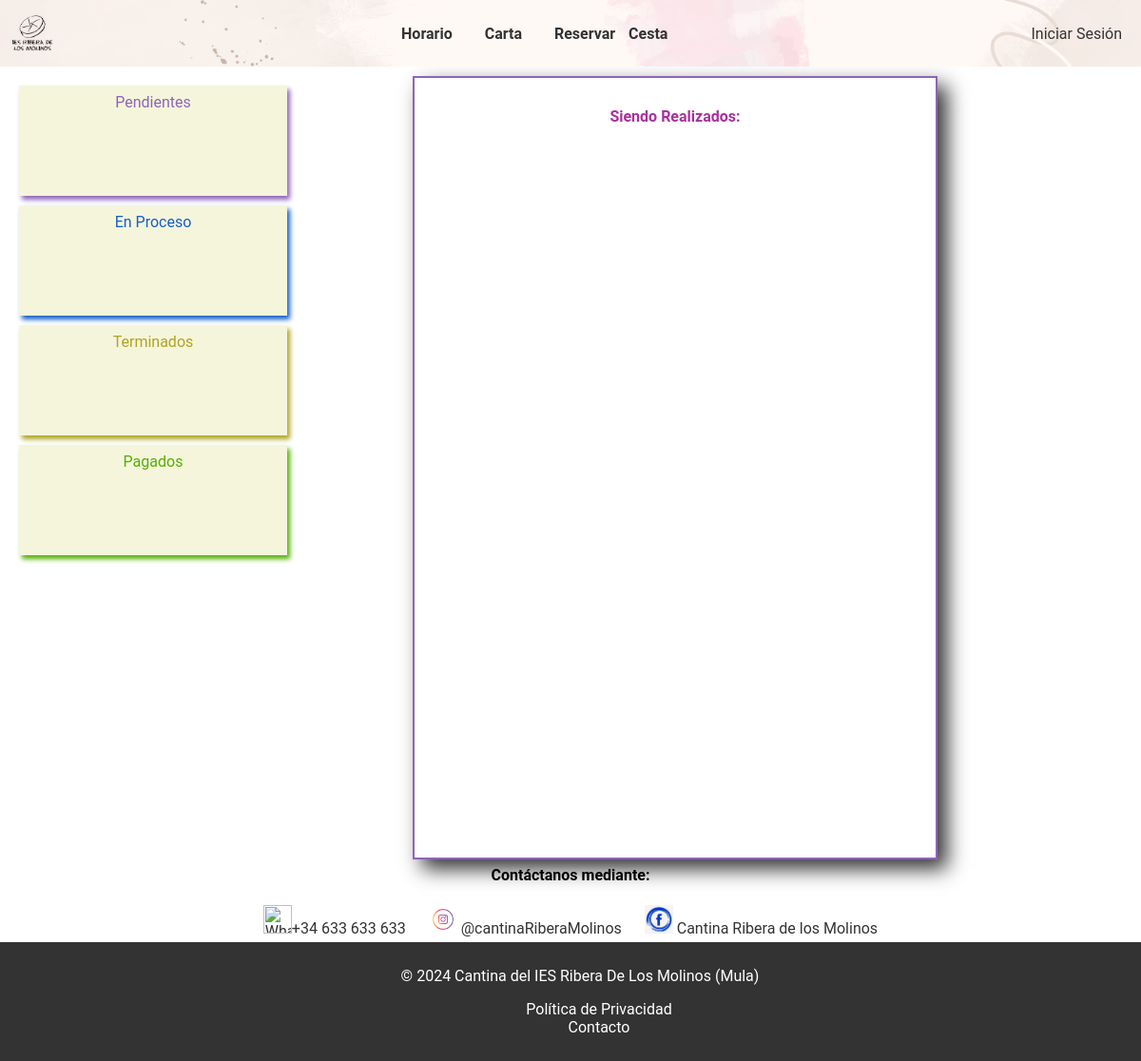
Before: /TFG/trabajador/Pedidos/proceso.php with the older database file.
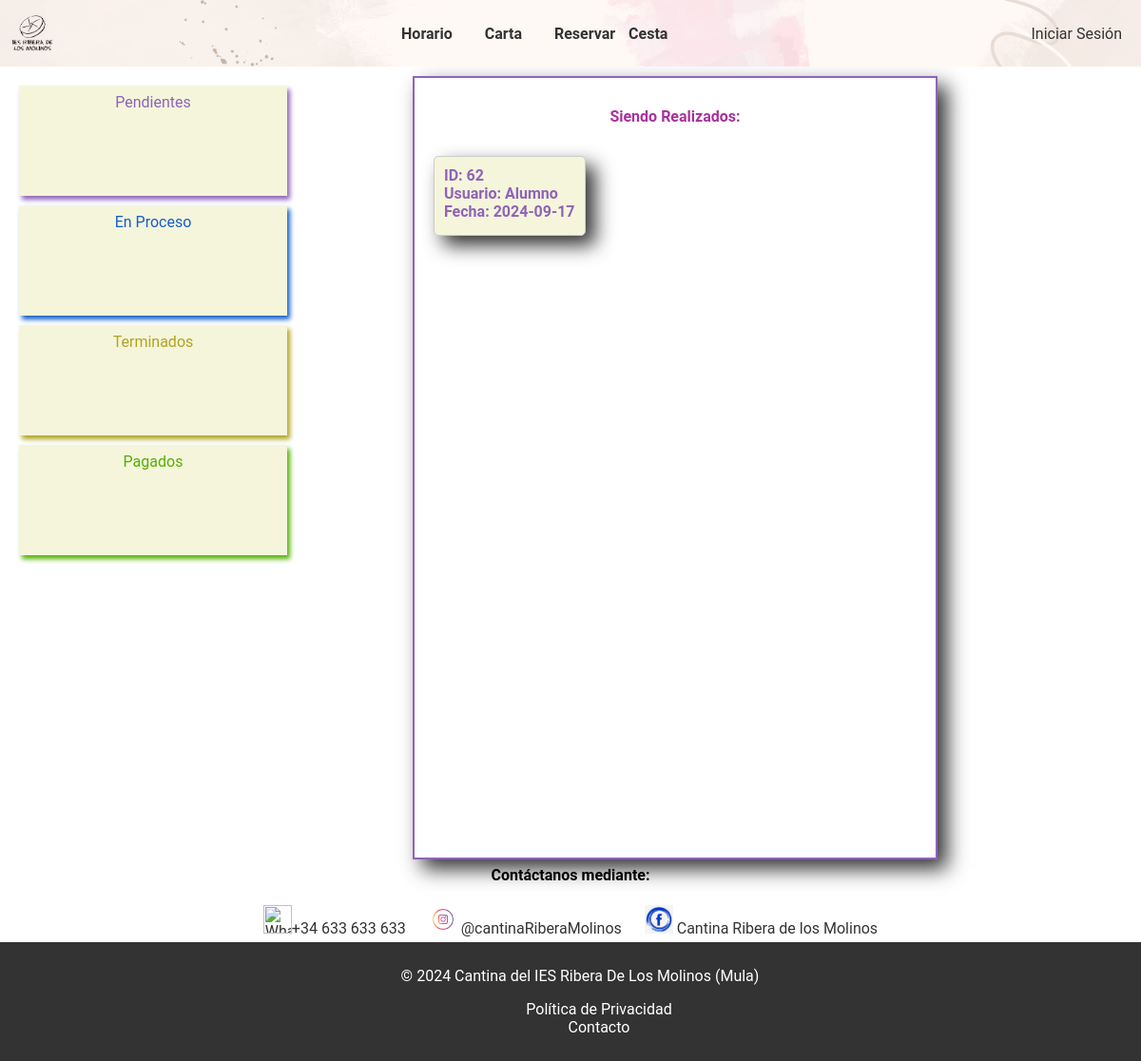
After: the same page with the newer database file.
### tables this page shows
CREATE TABLE `pedido` (
  `idPedido` int(11) NOT NULL,
  `idUsuario` int(11) NOT NULL,
  `fecha` date NOT NULL,
  `hora` time NOT NULL,
  `pagado` tinyint(1) NOT NULL,
  `realizado` tinyint(1) NOT NULL,
  `precioPedido` decimal(10,2) NOT NULL,
  `finalizado` tinyint(1) DEFAULT NULL,
  `horaRecogida` varchar(50) DEFAULT NULL,
  `siendoRealizado` tinyint(1) DEFAULT NULL
);

CREATE TABLE `usuario` (
  `idUsuario` int(11) NOT NULL,
  `nombre` varchar(200) NOT NULL,
  `apellidos` varchar(200) NOT NULL,
  `correo` varchar(200) NOT NULL,
  `contrasena` varchar(64) NOT NULL,
  `telefono` int(11) NOT NULL,
  `tipo` varchar(10) NOT NULL
);

### TFG/db/bd.inc.php (called while the page is built, shortened)
<?php
function conectar() {
    try {
        $host = "localhost";
        $basedatos = "tfg";
        $usuario = "root";
        $password = "";
        return new PDO("mysql:host=$host;dbname=$basedatos", $usuario, $password);
    } catch (PDOException $e) {
        echo $e->getMessage();
    }
}
function obtenerNombreUsuario($idUsuario) {
    $conexion = conectar();
    $sql = $conexion->prepare("SELECT nombre FROM usuario WHERE idUsuario=:idUsuario");
    $sql->bindParam(':idUsuario', $idUsuario);
    $sql->execute();
    $sql->setFetchMode(PDO::FETCH_ASSOC);
    $resultado = $sql->fetch();
    return $resultado['nombre'];
}
function obtenerPedido($idPedido) {
    $conexion = conectar();
    $sql = $conexion->prepare("SELECT * FROM `pedido` WHERE `idPedido`=:idPedido");
    $sql->bindParam(':idPedido', $idPedido);
    $sql->execute();
    $sql->setFetchMode(PDO::FETCH_ASSOC);
    return $sql->fetch();
}
function obtenerIdsPedidosiendoRealizados() {
    $conexion = conectar();
    $sql = $conexion->prepare("SELECT idPedido FROM pedido WHERE siendoRealizado = 1");
    $sql->execute();
    $sql->setFetchMode(PDO::FETCH_ASSOC);
    return $sql->fetchAll(PDO::FETCH_COLUMN);
}

### TFG/trabajador/Pedidos/proceso.php (the view, shortened to what this page needs)
<link rel="stylesheet" href="/TFG-MAIN/TFG/CSS/pedidos.css">
<?php
include("../../includes/header.php");
include '../../db/bd.inc.php';
echo '<div class="contenedor">';
echo '<div class="menu-vertical">';
echo '<a href="/TFG-MAIN/TFG/trabajador/pedidos/pendientes.php" class="boxP">Pendientes</a>';
echo '<a href="/TFG-MAIN/TFG/trabajador/pedidos/proceso.php" class="boxEP">En Proceso</a>';
echo '<a href="/TFG-MAIN/TFG/trabajador/pedidos/terminados.php" class="boxT">Terminados</a>';
echo '<a href="/TFG-MAIN/TFG/trabajador/pedidos/pagados.php" class="boxPG">Pagados</a>';
echo '</div>';
echo "<div class='contenedor-principal'>";
echo  "<div class='izquierda'>";
echo "<h4 class='dentroCards'>Siendo Realizados:</h4>";
$pedidos = obtenerIdsPedidosiendoRealizados();
foreach ($pedidos as $idPedido) {
    $detallesPedido = obtenerPedido($idPedido);
    echo "<div class='allPedido' id='pedido-$idPedido'>";
    echo "<div class='card'>";
    echo "<div class='pedido' onclick='toggleDetalles($idPedido)'>";
    $nombreUsuario = obtenerNombreUsuario($detallesPedido["idUsuario"]);
    echo "ID: " . $detallesPedido["idPedido"] . "<br>";
    echo "Usuario: " . $nombreUsuario . "<br>";
    echo "Fecha: " . $detallesPedido["fecha"] . "<br>";
    echo "</div>";
    echo "</div>";
    echo "</div>";
}
echo "</div>";
echo "</div>";
echo "</div>";
    include("../../includes/footer.php");
?>

Changed rows visible on the page:
now on this page (row edited): pedido: idPedido "62", idUsuario.nombre "Alumno", fecha "2024-09-17"
Other visible differences:
new list line: "ID: Usuario: Fecha:"
